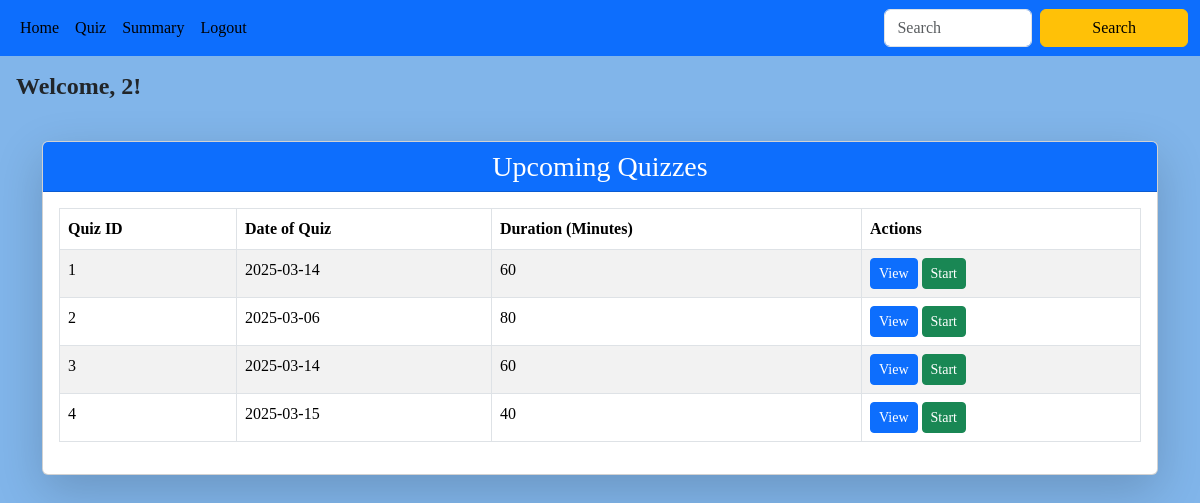
The page /user/2 on the database as committed earlier.
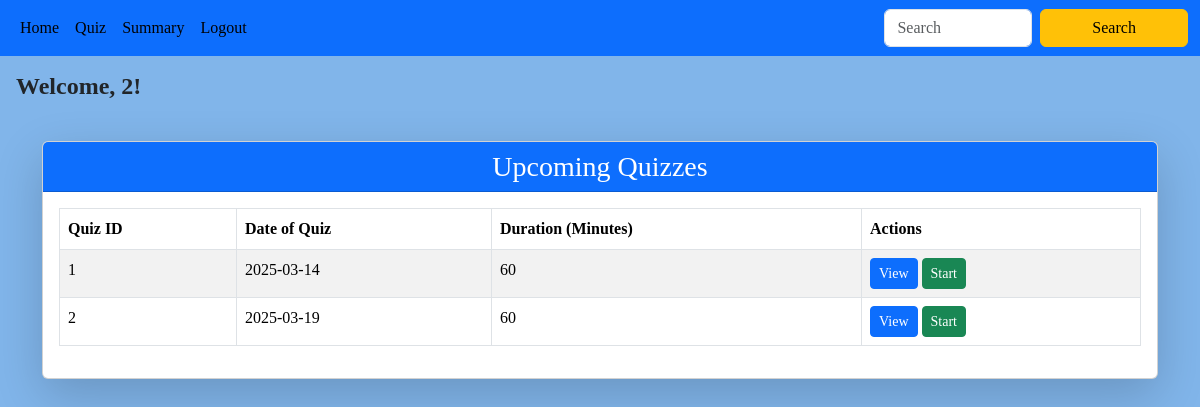
The same page on the database as committed later.
### backend/models.py (models this page shows)
class Quiz(db.Model):
    __tablename__ = "quiz"
    id = db.Column(db.Integer, primary_key=True)
    date_of_quiz = db.Column(db.Date, nullable=False)
    time_duration_minutes = db.Column(db.Integer, nullable=False)
    chapter_id = db.Column(db.Integer, db.ForeignKey("chapter.id"), nullable=False, index=True)
    remark = db.Column(db.String(), nullable=True ,default="No remark")
    questions = db.relationship("Question", cascade="all,delete", backref="quiz", lazy=True)
    scores = db.relationship("Score", cascade="all,delete", backref="quiz", lazy=True)

### backend/controller.py (the view)
@app.route("/user/<id>")
def user_dashboard(id):
    quizzes=get_quiz()
    return render_template("user.html",id=id,quizzes=quizzes)

### backend/controller.py (called while the page is built)
def get_quiz():
    quizzes=Quiz.query.all()
    return quizzes

### templates/user.html
{% extends "user_layout.html" %}
{% block content %}
    <h4 class="p-3" style="font-family: 'Times New Roman', Times, serif; font-weight: bold;">
        Welcome, {{ id }}!
    </h4>
   <div class="container mt-4">
    {% if quizzes %}
        <div class="card shadow-lg">
            <div class="card-header text-center bg-primary text-white">
                <h3 class="card-title mb-0">Upcoming Quizzes</h3>
            </div>
            <div class="card-body">
                <div class="table-responsive">
                    <table class="table table-bordered table-striped">
                        <thead class="thead-dark">
                            <tr>
                                <th>Quiz ID</th>
                                <th>Date of Quiz</th>
                                <th>Duration (Minutes)</th>
                                <th>Actions</th>
                            </tr>
                        </thead>
                        <tbody>
                            {% for quiz in quizzes %}
                            <tr>
                                <td>{{ quiz.id }}</td>
                                <td>{{ quiz.date_of_quiz }}</td>
                                <td>{{ quiz.time_duration_minutes }}</td>
                                <td>
                                    <a href="/view_quiz/{{quiz.chapter_id}}/{{id}}" class="btn btn-sm btn-primary">View</a>
                                    <a href="/start_quiz/{{quiz.id}}/{{id}}" class="btn btn-sm btn-success">Start</a>
                                </td>
                            </tr>
                            {% endfor %}
                        </tbody>
                    </table>
            </div>
        </div>
    {% else %}
        <div class="alert alert-info text-center mt-4">
            <h5>No upcoming quizzes available.</h5>
        </div>
    {% endif %}
   </div>
{% endblock %}

Rows that differ between the two databases and show on the page:
removed Quiz: id "3", date_of_quiz "2025-03-14", time_duration_minutes "60"
removed Quiz: id "4", date_of_quiz "2025-03-15", time_duration_minutes "40"
changed Quiz id 2: date_of_quiz "2025-03-06" → "2025-03-19"; time_duration_minutes "80" → "60"
